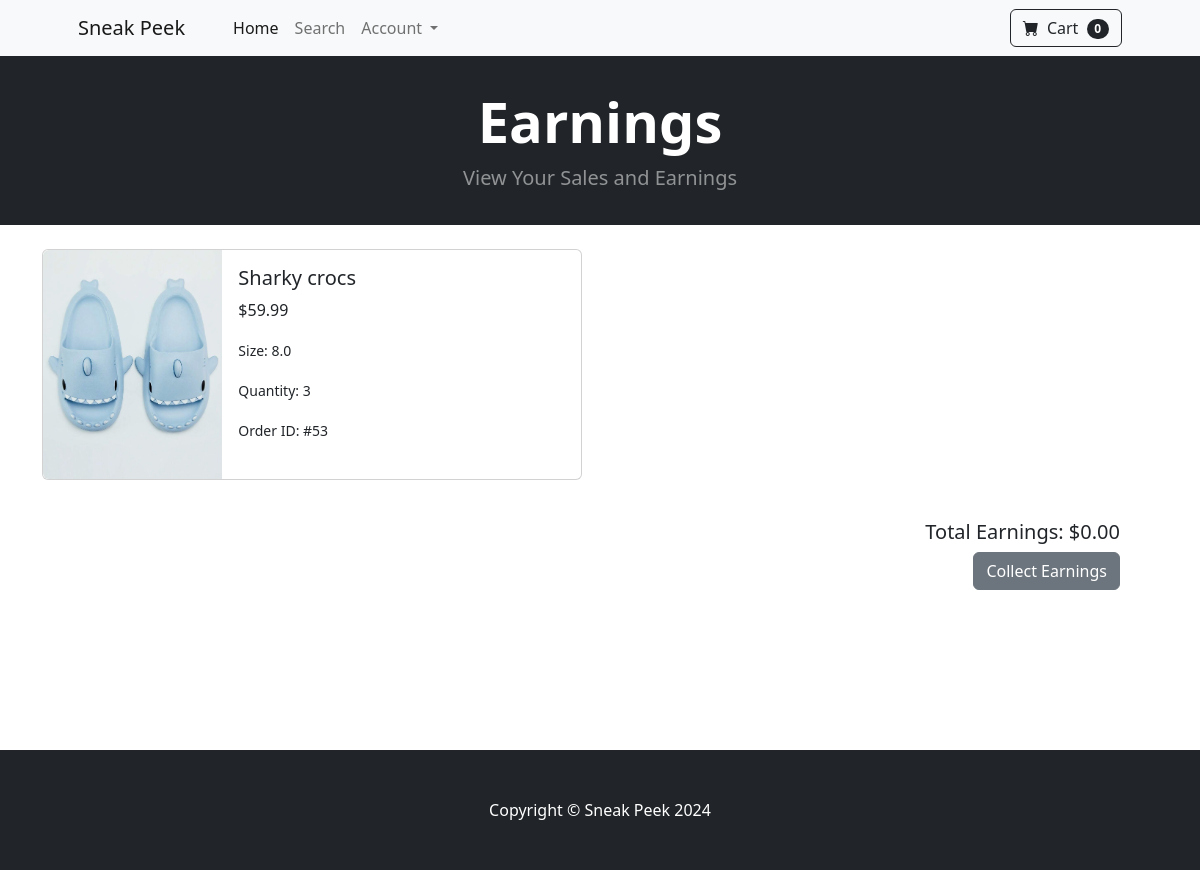
Screenshot of /earning/ (signed in) with the database file from the repository.
### sneakpeek/models.py (models this page shows, shortened)
class OrderItem(models.Model):
    order = models.ForeignKey(Order, on_delete=models.CASCADE, null=True)
    product = models.ForeignKey(Product, on_delete=models.CASCADE, null=True, blank=True)
    customer = models.ForeignKey(User, on_delete=models.CASCADE)
    seller_id = models.IntegerField(default=1)
    size = models.DecimalField(max_digits=2, decimal_places=1, null=True)
    quantity = models.PositiveBigIntegerField(default=1)
    price = models.DecimalField(max_digits=7, decimal_places=2)

class Product(models.Model):
    name = models.CharField(max_length=100)
    price = models.DecimalField(default=0, decimal_places=2, max_digits=6)
    quantity = models.IntegerField(default=1)
    category = models.ForeignKey(Category, on_delete=models.CASCADE, default=1)
    seller = models.ForeignKey(User, on_delete=models.CASCADE, default=1)
    brand = models.CharField(max_length=100, null=True)
    description = models.CharField(max_length=250, default='', blank=True, null=True)
    image = models.ImageField(upload_to='uploads/product/')
    approved = models.BooleanField(null=True)

class Order(models.Model):
    customer = models.ForeignKey(User, on_delete=models.CASCADE, null=True, blank=True)
    shipping_full_name = models.CharField(max_length=250, null=True, blank=True)
    email = models.EmailField(max_length=50, null=True, blank=True)
    date_ordered = models.DateField(auto_now_add=True, null=True, blank=True)
    amount_paid = models.DecimalField(max_digits=7, decimal_places=2, default=0)
    shipping_address = models.TextField(max_length=2000, default='', blank=True)
    billing_full_name = models.CharField(max_length=250, null=True, blank=True)
    billing_address = models.TextField(max_length=2000, default='', blank=True)
    card_number = models.CharField(max_length = 16, default='', blank=True)

class UserProfile(models.Model):
    user = models.OneToOneField(User, on_delete=models.CASCADE)
    approved = models.BooleanField(null=True)
    date_modified = models.DateTimeField(auto_now=True)
    account_type = models.CharField(max_length=50, blank=True)
    phone = models.CharField(max_length=50, blank=True)
    address1 = models.CharField(max_length=200, blank=True)
    address2 = models.CharField(max_length=200, blank=True)
    city = models.CharField(max_length=50, blank=True)
    state = models.CharField(max_length=50, blank=True)
    zipcode = models.CharField(max_length=50, blank=True)
    country = models.CharField(max_length=50, blank=True)
    earning = models.DecimalField(default=0, decimal_places=2, max_digits=10)
    old_cart= models.CharField(max_length=200, blank=True,null=True)

### sneakpeek/views.py (the view)
# urls.py: path('earning/', views.update_earning, name='earning'),
def update_earning(request):
    current_seller = request.user
    sold_orders = OrderItem.objects.filter(seller_id=current_seller.id)
    if request.method == "POST":
        current_user = request.user
        current_user.userprofile.earning = 0
        current_user.userprofile.save()
        messages.success(request, "We have initiated the transfer")
    return render(request, 'seller_earnings.html', {'sold_orders':sold_orders})

### cart/cart.py (called while the page is built)
    def __len__(self):
        return len(self.cart)

### cart/context_processors.py (called while the page is built)
def cart(request):
    return {'cart': Cart(request)}

### sneakpeek/templates/seller_earnings.html (shortened to what this page needs)
{% extends 'base.html' %}
{% block content %}
        <header class="bg-dark py-3">
            <div class="container px-4 px-lg-5 my-3">
                <div class="text-center text-white">
                    <h1 class="display-4 fw-bolder">Earnings</h1>
                    <p class="lead fw-normal text-white-50 mb-0">View Your Sales and Earnings</p>
                </div>
            </div>
        </header>
        <br/>
        <div class="container">
        {% for order in sold_orders %}
        <div class="card mb-3" style="max-width: 540px;">
            <div class="row g-0">
              <div class="col-md-4">
                <img src="{{ order.product.image.url }}" class="img-fluid rounded-start" alt="...">
              </div>
              <div class="col-md-8">
                <div class="card-body">
                  <h5 class="card-title">{{ order.product.name }}</h5>
                  <p class="card-text">${{ order.price }}</p>
                  <p class="card-text"><small class="text-body-secondary">Size: {{ order.size }}</small></p>
                  <p class="card-text"><small class="text-body-secondary">Quantity: {{ order.quantity }}</small></p>
                  <p class="card-text"><small class="text-body-secondary">Order ID: #{{ order.order.id }}</small></p>
                </div>
              </div>
            </div>
          </div>
          {% endfor %}
        </div>
        <form method="POST" action="{% url 'earning' %}">
            <h5 style="text-align: right; margin-right: 80px;">Total Earnings: ${{ user.userprofile.earning }} </h5>
            <p style="text-align: right; margin-right: 80px;">
                <button type="submit" class="btn btn-secondary">Collect Earnings</button>
                </p>
        </form>
{% endblock %}

### rows the page displays
OrderItem: product.image (picture), product.name "Sharky crocs", price "59.99", size "8.0", quantity "3", order.id "53"

### other values shown
{{ cart|length }} "0"
{{ user.userprofile.earning }} "0.00"
